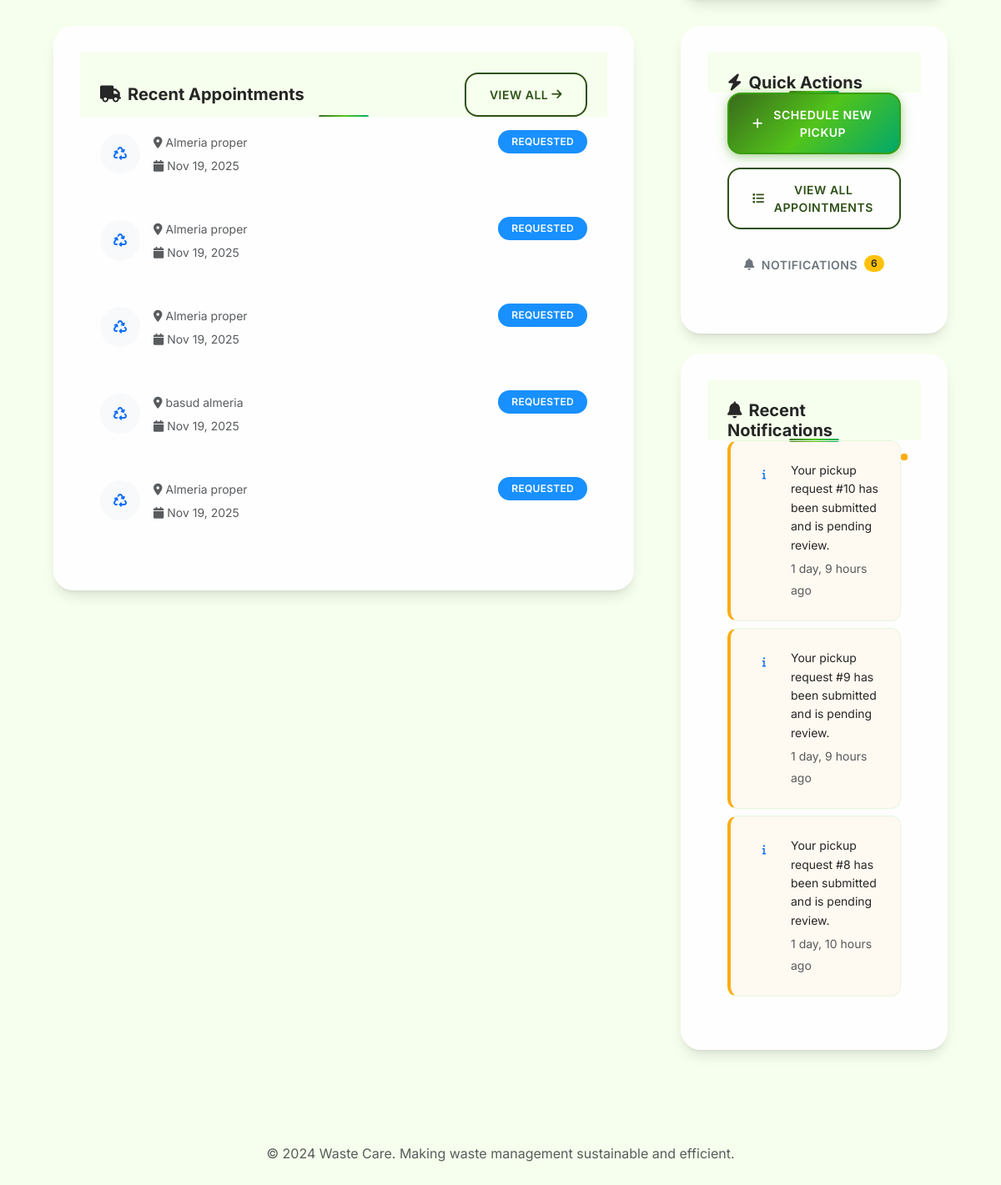
The page /dashboard/ (signed in, lower part) on the database as committed earlier.
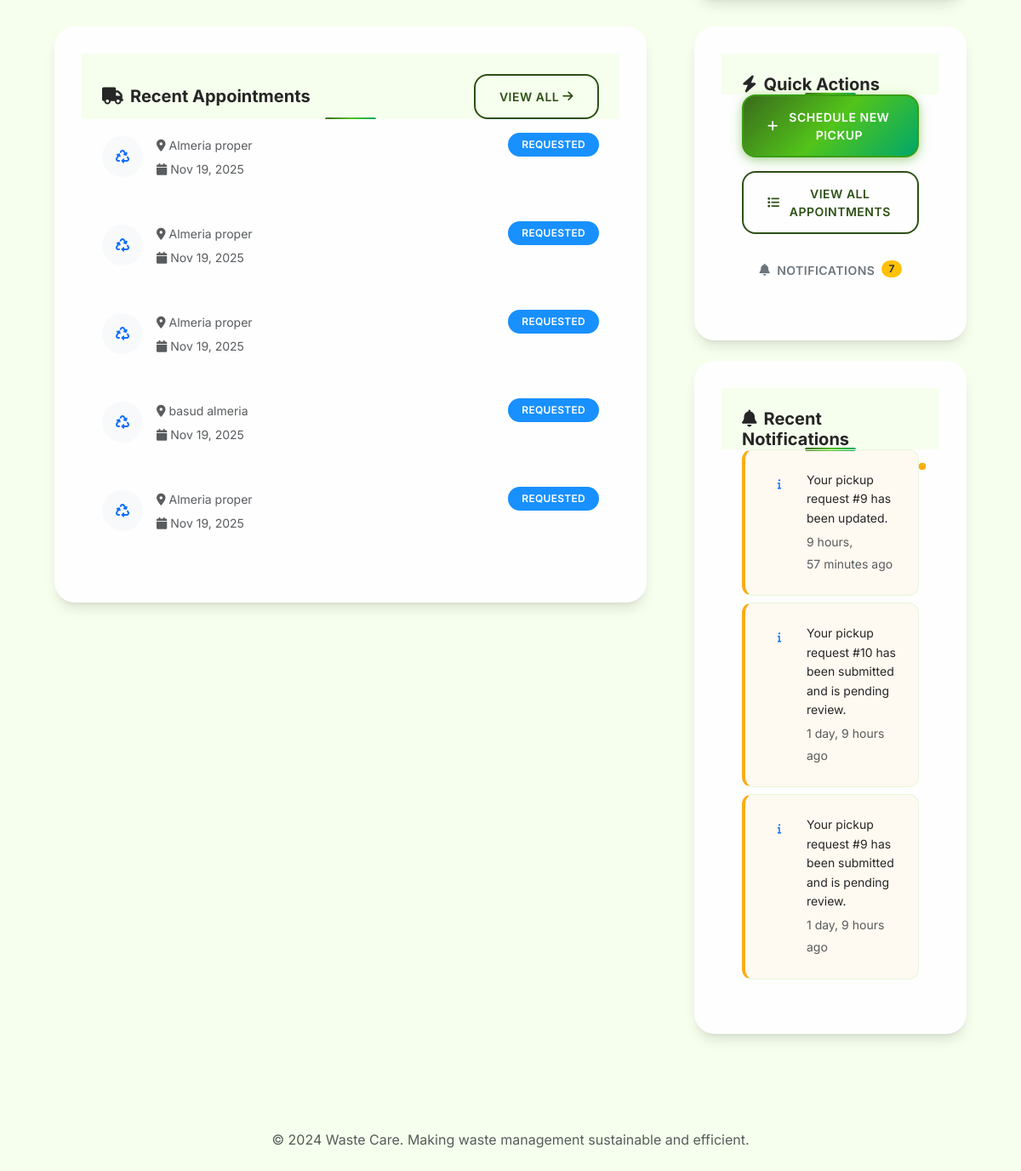
The same page on the database as committed later.
### core/models.py (models this page shows, shortened)
class Appointment(models.Model):
    STATUS_CHOICES = [
        ("requested", "Requested"),
        ("scheduled", "Scheduled"),
        ("in_progress", "In Progress"),
        ("completed", "Completed"),
        ("cancelled", "Cancelled"),
    ]
    WASTE_TYPE_CHOICES = [
        ("general", "General Waste"),
        ("recyclable", "Recyclable"),
        ("organic", "Organic/Compost"),
        ("hazardous", "Hazardous Waste"),
        ("bulk", "Bulk Items"),
    ]
    PRIORITY_CHOICES = [
        ("low", "Low Priority"),
        ("normal", "Normal"),
        ("high", "High Priority"),
        ("urgent", "Urgent"),
    ]
    DAY_CHOICES = [
        ("monday", "Monday"),
        ("tuesday", "Tuesday"),
        ("wednesday", "Wednesday"),
        ("thursday", "Thursday"),
        ("friday", "Friday"),
        ("saturday", "Saturday"),
        ("sunday", "Sunday"),
    ]
    customer = models.ForeignKey(User, on_delete=models.CASCADE, related_name="appointments")
    pickup_day = models.CharField(max_length=10, choices=DAY_CHOICES, default="monday", help_text="Preferred day of the week for pickup")
    address = models.CharField(max_length=255)
    latitude = models.DecimalField(max_digits=9, decimal_places=6, null=True, blank=True, help_text="Latitude coordinate")
    longitude = models.DecimalField(max_digits=9, decimal_places=6, null=True, blank=True, help_text="Longitude coordinate")
    preferred_date = models.DateField()
    preferred_time = models.TimeField()
    waste_type = models.CharField(max_length=20, choices=WASTE_TYPE_CHOICES, default="general")
    estimated_weight = models.DecimalField(max_digits=6, decimal_places=2, null=True, blank=True, help_text="Weight in kg")
    priority = models.CharField(max_length=10, choices=PRIORITY_CHOICES, default="normal")
    notes = models.TextField(blank=True)
    special_instructions = models.TextField(blank=True, help_text="Special handling requirements")
    status = models.CharField(max_length=20, choices=STATUS_CHOICES, default="requested")
    created_at = models.DateTimeField(auto_now_add=True)
    updated_at = models.DateTimeField(auto_now=True)
    handled_by = models.ForeignKey(
        User, on_delete=models.SET_NULL, null=True, blank=True, related_name="handled_appointments"
    )
    scheduled_datetime = models.DateTimeField(null=True, blank=True)
    completion_datetime = models.DateTimeField(null=True, blank=True)
    actual_weight = models.DecimalField(max_digits=6, decimal_places=2, null=True, blank=True)
    class Meta:
        ordering = ['-created_at']
        indexes = [
            models.Index(fields=['status', 'preferred_date']),
            models.Index(fields=['customer', 'status']),
        ]

class Notification(models.Model):
    user = models.ForeignKey(User, on_delete=models.CASCADE, related_name="notifications")
    message = models.CharField(max_length=255)
    created_at = models.DateTimeField(auto_now_add=True)
    is_read = models.BooleanField(default=False)

### core/views.py (the view)
# urls.py: path("dashboard/", views.dashboard, name="dashboard"),
@login_required
def dashboard(request):
    from django.db.models import Count
    from datetime import datetime, timedelta
    import json
    if is_staff_like(request.user):
        appointments = Appointment.objects.order_by("-created_at")[:5]
        feedbacks = Feedback.objects.order_by("-created_at")[:5]
        total_appointments = Appointment.objects.count()
        pending_appointments = Appointment.objects.filter(status__in=['requested', 'scheduled']).count()
        completed_appointments = Appointment.objects.filter(status='completed').count()
    else:
        appointments = Appointment.objects.filter(customer=request.user).order_by("-created_at")[:5]
        feedbacks = Feedback.objects.filter(customer=request.user).order_by("-created_at")[:5]
        total_appointments = Appointment.objects.filter(customer=request.user).count()
        pending_appointments = Appointment.objects.filter(customer=request.user, status__in=['requested', 'scheduled']).count()
        completed_appointments = Appointment.objects.filter(customer=request.user, status='completed').count()
    recent_notifications = Notification.objects.filter(user=request.user).order_by('-created_at')[:3]
    unread_notifications = Notification.objects.filter(user=request.user, is_read=False).count()
    days_order = ['monday', 'tuesday', 'wednesday', 'thursday', 'friday', 'saturday', 'sunday']
    day_labels = ['Monday', 'Tuesday', 'Wednesday', 'Thursday', 'Friday', 'Saturday', 'Sunday']
    chart_labels = []
    chart_data = []
    for day in days_order:
        chart_labels.append(day_labels[days_order.index(day)])
        if is_staff_like(request.user):
            count = Appointment.objects.filter(pickup_day=day).count()
        else:
            count = Appointment.objects.filter(customer=request.user, pickup_day=day).count()
        chart_data.append(count)
    if is_staff_like(request.user):
        status_counts = Appointment.objects.values('status').annotate(count=Count('status'))
    else:
        status_counts = Appointment.objects.filter(customer=request.user).values('status').annotate(count=Count('status'))
    status_labels = []
    status_data = []
    for item in status_counts:
        status_labels.append(dict(Appointment.STATUS_CHOICES).get(item['status'], item['status']))
        status_data.append(item['count'])
    context = {
        "appointments": appointments,
        "feedbacks": feedbacks,
        "total_appointments": total_appointments,
        "pending_appointments": pending_appointments,
        "completed_appointments": completed_appointments,
        "recent_notifications": recent_notifications,
        "unread_notifications": unread_notifications,
        "chart_labels": json.dumps(chart_labels),
        "chart_data": json.dumps(chart_data),
        "status_labels": json.dumps(status_labels),
        "status_data": json.dumps(status_data),
    }
    return render(request, "core/dashboard.html", context)

### core/context_processors.py (called while the page is built)
def navbar_context(request):
    context = {
        'MAPTILER_API_KEY': settings.MAPTILER_API_KEY,
    }
    if request.user.is_authenticated:
        context['unread_notifications'] = Notification.objects.filter(
            user=request.user,
            is_read=False
        ).count()
    else:
        context['unread_notifications'] = 0
    return context

### core/views.py (called while the page is built)
def is_staff_like(user: User) -> bool:
    return user.is_authenticated and (user.role in {"staff", "admin"} or user.is_staff)

### core/templates/core/dashboard.html (shortened to what the changed rows need)
{% extends "base.html" %}
{% block content %}
<div class="container-fluid px-4 py-6">
  <div class="row g-4">
    <div class="col-lg-8">
      <div class="floating-card slide-up" style="animation-delay: 0.6s;">
        <div class="card-body pt-0">
          {% if appointments %}
            <div class="list-group list-group-flush">
              {% for appointment in appointments %}
                <div class="list-group-item border-0 px-0 py-3">
                  <div class="d-flex justify-content-between align-items-start">
                    <div class="flex-grow-1">
                      <div class="d-flex align-items-center mb-2">
                        <div class="me-3">
                          <div class="rounded-circle bg-light d-flex align-items-center justify-content-center" style="width: 48px; height: 48px;">
                            <i class="fas fa-recycle text-primary"></i>
                          </div>
                        </div>
                        <div>
                          <p class="text-muted mb-1 small">
                            <i class="fas fa-map-marker-alt me-1"></i>{{ appointment.address }}
                          </p>
                          <small class="text-muted">
                            <i class="fas fa-calendar me-1"></i>{{ appointment.created_at|date:"M d, Y" }}
                          </small>
                        </div>
                      </div>
                    </div>
                    <div class="ms-3">
                      <span class="badge status-{{ appointment.status }} px-3 py-2">
                        {{ appointment.get_status_display }}
                      </span>
                    </div>
                  </div>
                </div>
              {% endfor %}
            </div>
          {% endif %}
        </div>
      </div>
    </div>
    <div class="col-lg-4">
      <div class="floating-card slide-up" style="animation-delay: 0.7s;">
        <div class="card-body pt-0">
          <div class="d-grid gap-3">
            <a href="{% url 'core:notifications' %}" class="btn btn-outline-secondary">
              <i class="fas fa-bell me-2"></i>Notifications
              {% if unread_notifications > 0 %}
                <span class="badge bg-warning text-dark ms-2">{{ unread_notifications }}</span>
              {% endif %}
            </a>
          </div>
        </div>
      </div>
      {% if recent_notifications %}
      <div class="floating-card mt-4 slide-up" style="animation-delay: 0.8s;">
        <div class="card-body pt-0">
          {% for notification in recent_notifications %}
            <div class="notification-item {% if not notification.is_read %}unread{% endif %}">
              <div class="d-flex align-items-start">
                <div class="me-3">
                  <div class="rounded-circle bg-primary-light d-flex align-items-center justify-content-center" style="width: 32px; height: 32px;">
                    <i class="fas fa-info text-primary" style="font-size: 0.75rem;"></i>
                  </div>
                </div>
                <div class="flex-grow-1">
                  <p class="mb-1 small">{{ notification.message }}</p>
                  <small class="text-muted">{{ notification.created_at|timesince }} ago</small>
                </div>
              </div>
            </div>
          {% endfor %}
        </div>
      </div>
      {% endif %}
    </div>
  </div>
</div>
{% endblock %}

Rows that differ between the two databases and show on the page:
no longer on this page (row unchanged): Notification: message "Your pickup request #8 has been submitted and is pending review.", created_at "1 day, 10 hours"
added Notification: message "Your pickup request #9 has been updated.", created_at "9 hours, 57 minutes"
Other text that changed with them:
{{ unread_notifications }}: "6" → "7"
